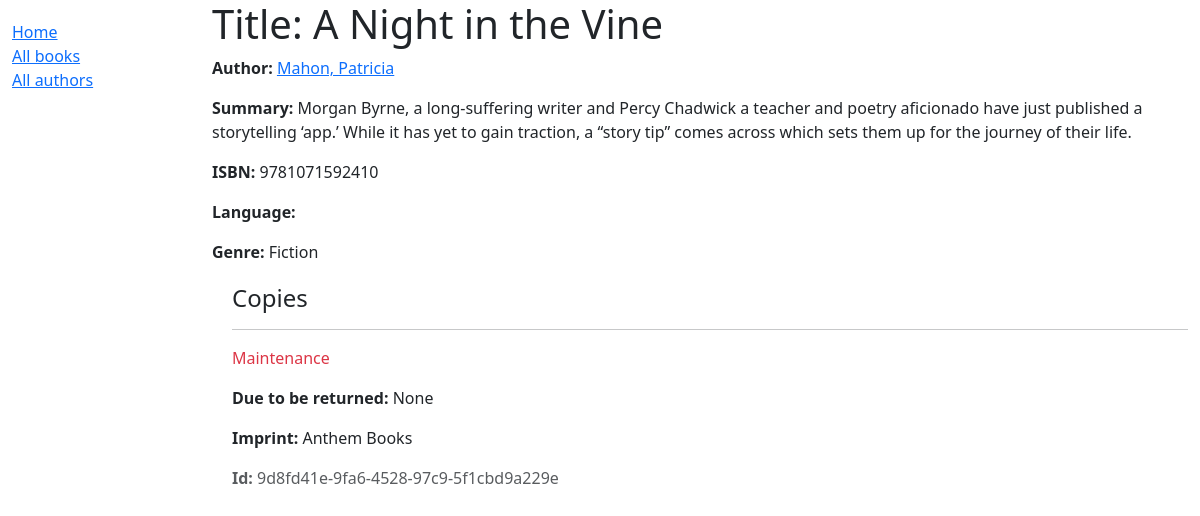
/catalog/book/3, run on the app's committed database.
### catalog/models.py (models this page shows, shortened)
class Book(models.Model):
    title = models.CharField(max_length=200)
    author = models.ForeignKey('Author', on_delete=models.RESTRICT, null=True)
    summary = models.TextField(max_length=1000, help_text="Enter a brief description of the book")
    isbn = models.CharField('ISBN', max_length=13, unique=True, help_text='13 Character <a href="https://www.isbn-international.org/content/what-isbn'
                                      '">ISBN number</a>')
    genre = models.ManyToManyField(Genre, help_text="Select a genre for this book")
    def display_genre(self):
        return ', '.join(genre.name for genre in self.genre.all()[:3])
    display_genre.short_description = 'Genre'

class Author(models.Model):
    first_name = models.CharField(max_length=100)
    last_name = models.CharField(max_length=100)
    date_of_birth = models.DateField(null=True, blank=True)
    date_of_death = models.DateField('Died', null=True, blank=True)
    class Meta:
        ordering = ['last_name', 'first_name']
    def __str__(self):
        return f'{self.last_name}, {self.first_name}'

class Genre(models.Model):
    name = models.CharField(max_length=200, unique=True, help_text="Enter a book genre(Science, Fiction, French etc )")
    def __str__(self):
        return self.name
    class Meta:
        constraints = [
            UniqueConstraint(Lower('name'),
                             name='genre_name_case_insensitive_unique',
                             violation_error_message="Genre already exists!"),
        ]

class BookInstance(models.Model):
    id = models.UUIDField(primary_key=True, default=uuid.uuid4, help_text="Unique ID for this particular book across whole library")
    book = models.ForeignKey('Book', on_delete=models.RESTRICT, null=True)
    imprint = models.CharField(max_length=200)
    due_back = models.DateField(null=True, blank=True)
    LOAN_STATUS = (
        ('m', 'Maintenance'),
        ('o', 'On loan'),
        ('a', 'Available'),
        ('r', 'Reserved'),
    )
    status = models.CharField(max_length=1, choices=LOAN_STATUS, blank=True, default='m', help_text='Book availability')
    class Meta:
        ordering = ['due_back']
    def display_status(self):
        return self.get_status_display()
    display_status.short_description = 'Status'

### catalog/views.py (the view)
# urls.py: path('book/<int:pk>', views.BookDetailView.as_view(), name='book-detail'),
class BookDetailView(generic.DetailView):
    model = Book

### catalog/templates/catalog/book_detail.html
{% extends "base_generic.html" %}
{% block content %}
  <h1>Title: {{ book.title }}</h1>
  <p><strong>Author:</strong> <a href="">{{ book.author }}</a></p>
  <p><strong>Summary:</strong> {{ book.summary }}</p>
  <p><strong>ISBN:</strong> {{ book.isbn }}</p>
  <p><strong>Language:</strong> {{ book.language }}</p>
  <p><strong>Genre:</strong> {{ book.genre.all|join:", " }}</p>
  <div style="margin-left:20px;margin-top:20px">
    <h4>Copies</h4>
    {% for copy in book.bookinstance_set.all %}
      <hr />
      <p
        class="{% if copy.status == 'a' %}text-success{% elif copy.status == 'm' %}text-danger{% else %}text-warning{% endif %}">
        {{ copy.get_status_display }}
      </p>
      {% if copy.status != 'a' %}
        <p><strong>Due to be returned:</strong> {{ copy.due_back }}</p>
      {% endif %}
      <p><strong>Imprint:</strong> {{ copy.imprint }}</p>
      <p class="text-muted"><strong>Id:</strong> {{ copy.id }}</p>
    {% endfor %}
  </div>
{% endblock %}

### data on the page
Book: author "Mahon, Patricia", summary "Morgan Byrne, a long-suffering writer and Percy Chadwick a teacher and poetry aficionado have just published a storytelling ‘app.’ While it has yet to gain traction, a “story tip” comes across which sets them up for the journey of their life.", isbn "9781071592410", genre.all "Fiction"
BookInstance: status "Maintenance", due_back "None", imprint "Anthem Books", id "9d8fd41e-9fa6-4528-97c9-5f1cbd9a229e"
